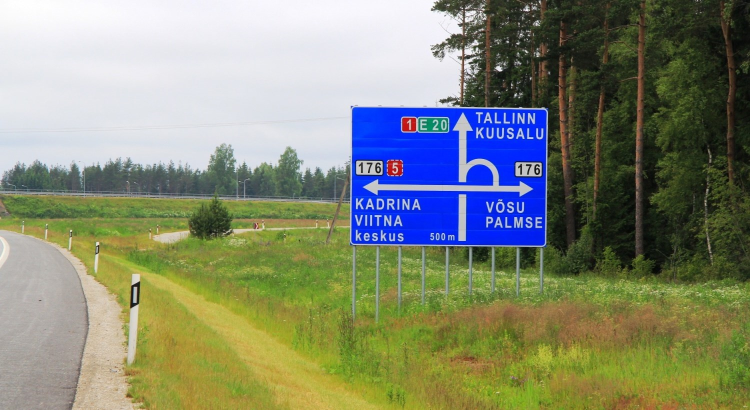
#> input picture bottom_up_saliency/IK_model/source/sign.jpg, 1500 x 820 px (shown at 1/2 size); its folder holds 3 pictures in this run
$ python saliency.py
#> lines starting #> are read from the running program, lines starting #| are printed output that depends on the picture
### bottom_up_saliency/IK_model/utils.py
import cv2
import math
import numpy as np
from typing import Sequence, Dict, Tuple

def scale(image: np.ndarray) -> np.ndarray :
    return scale_with_max(image, 255.0)

def scale_with_max(image: np.ndarray, max_val: float) -> np.ndarray :
    min_ = image.min()
    max_ = image.max()
    K = max_val / (max_ - min_)
    return K * (image - min_)

def load_image_into_shape(img: np.ndarray, width: int, height: int) -> np.ndarray :
    return cv2.resize(img, (width, height))

def extract_RGBY_from_image(color_image: np.ndarray) -> Tuple[np.ndarray, np.ndarray, np.ndarray, np.ndarray] :
    b, g, r = color_image[:, :, 0], color_image[:, :, 1], color_image[:, :, 2]

    R = r - (g + b) / 2
    G = g - (r + b) / 2
    B = b - (r + g) / 2
    Y = (r + g) / 2 - np.abs(r - g) / 2 - b

    R[R < 0] = 0
    G[G < 0] = 0
    B[B < 0] = 0
    Y[Y < 0] = 0

    return R, G, B, Y

def extract_orientations_from_image(img: np.ndarray) -> Tuple[np.ndarray, np.ndarray, np.ndarray, np.ndarray] :
    sobel_x = cv2.Sobel(img, -1, 1, 0, ksize=3)
    sobel_y = cv2.Sobel(img, -1, 0, 1, ksize=3)

    # [0, 45, 90, 135]
    th0 = sobel_x * np.cos(np.pi * 0.00) + sobel_y * np.sin(np.pi * 0.00)
    th1 = sobel_x * np.cos(np.pi * 0.25) + sobel_y * np.sin(np.pi * 0.25)
    th2 = sobel_x * np.cos(np.pi * 0.50) + sobel_y * np.sin(np.pi * 0.50)
    th3 = sobel_x * np.cos(np.pi * 0.75) + sobel_y * np.sin(np.pi * 0.75)

    return np.abs(th0), np.abs(th1), np.abs(th2), np.abs(th3)

def pyramid_dictionary(img: np.ndarray, n:int) -> Dict[int, np.ndarray] :
    d = {}
    for i in range(n):
        d[i] = img if i == 0 else cv2.pyrDown(d[i-1])
    return d

def vizualize_gaussian_pyramid(img: np.ndarray, n: int) -> np.ndarray :
    height, width = img.shape
    pyramid = np.zeros((math.ceil(height * 1.5), width), dtype=np.float32)

    d = pyramid_dictionary(img, n)

    w, h = 0, 0
    for i in range(n):
        img = d[i]
        h1, w1 = img.shape
        print("level: {}, shape: {}".format(i, img.shape))
        pyramid[h:h+h1, w:w+w1] = img
        w += w1
        if (i == 0):
            w, h = 0, h1
    return pyramid

def interpolate_img(img: np.ndarray, width: int, height: int) -> np.ndarray :
    return cv2.resize(img, (width, height), interpolation=cv2.INTER_LINEAR)

# interpolation to the finer scale and point-by-point subtraction
def across_scale_difference(pyramid: Dict[int, np.ndarray], finer_scale: int, coarse_scale: int) -> np.ndarray :
    height, width = pyramid[finer_scale].shape
    interpolated_img = interpolate_img(pyramid[coarse_scale], width, height)
    return np.abs(interpolated_img - pyramid[finer_scale])

# all feature maps are interpolated to (width, height) and point-by-point addition is done
def across_scale_addition(pyramid: Dict[Tuple[int, int], np.ndarray], width: int, height: int) -> np.ndarray :
    result = np.zeros((height, width), dtype=np.float32)
    for key in pyramid:
        interpolated_image = interpolate_img(pyramid[key], width, height)
        interpolated_image = scale_with_max(interpolated_image, 1.0)
        result += normalization_operator_new(interpolated_image)
    return result

# The more unique the global maximum is, the more it will be
# [5 lines left out: function normalization_operator_old, not called in this run]

# DoG is used for excitation of salient regions and suppressing non-salient ones
def excitation_suppression(M: np.ndarray, sigma_1: float, sigma_2: float) -> np.ndarray :
    c_ex = 0.5
    c_inh = 1.5
    g1 = cv2.GaussianBlur(M, (0, 0), sigmaX=sigma_1)
    g2 = cv2.GaussianBlur(M, (0, 0), sigmaX=sigma_2)
    DoG = c_ex**2 * g1 - c_inh**2 * g2
    M = M + DoG
    M[M < 0] = 0
    return M

# subtract result of DoG 10 times from img
def normalization_operator_new(img: np.ndarray) -> np.ndarray :
    M = img
    _, width = img.shape
    sigma_1 = 0.02 * width
    sigma_2 = 0.25 * width
    num_of_iterations = 10

    for _ in range(num_of_iterations):
        M = excitation_suppression(M, sigma_1, sigma_2)

    return M

# c x d amount of difference maps
def center_surround_differences_dictionary(pyramid: Dict[int, np.ndarray], center_layers: Sequence[int], deltas: Sequence[int]) -> Dict[Tuple[int, int], np.ndarray] :
    result = {}
    for c in center_layers:
        for d in deltas:
            s = c + d
            result[(c, s)] = across_scale_difference(pyramid, c, s)
    return result

# two pyramids involved in center surround difference dictionary
def center_surround_differences_dictionary_2(pyramid_1: Dict[int, np.ndarray], pyramid_2: Dict[int, np.ndarray], center_layers: Sequence[int], deltas: Sequence[int]) -> Dict[Tuple[int, int], np.ndarray] :
    result = {}
    for c in center_layers:
        height, width = pyramid_1[c].shape
        for d in deltas:
            s = c + d
            finer_image, coarser_image = pyramid_1[c] - pyramid_2[c], pyramid_2[s] - pyramid_1[s]
            interpolated_img = interpolate_img(coarser_image, width, height)
            result[(c, s)] = np.abs(finer_image - interpolated_img)
    return result


### bottom_up_saliency/IK_model/saliency.py
import cv2
import numpy as np
import utils

def test_pyramid_image(img: np.ndarray, out_file: str, n: int):
    pyramid = utils.vizualize_gaussian_pyramid(img, n)
    pyramid = cv2.normalize(pyramid,None,0,255,cv2.NORM_MINMAX).astype('uint8')
    cv2.imwrite(out_file, pyramid)

def test_image_interpolation(img: np.ndarray, out_file: str):
    height, width = shape
    d = utils.pyramid_dictionary(img, 8)
    img = utils.interpolate_img(d[5], width, height)
    cv2.imwrite(out_file, img)

def test_across_scale_difference(img: np.ndarray, out_file: str, finer_scale: int, coarse_scale: int):
    pyramid = utils.pyramid_dictionary(img, 8)
    difference = utils.across_scale_difference(pyramid, finer_scale, coarse_scale)
    difference = utils.scale(difference)

    cv2.imwrite(out_file, difference)

def test_surround_differences_dictionary_1(img: np.ndarray, out_file: str):
    pyramid = utils.pyramid_dictionary(img, 8)
    c = [1, 2, 3]
    d = [2, 3]

    result = utils.center_surround_differences_dictionary(pyramid, c, d)
    for key in result:
        c, d = key
        out = cv2.normalize(result[key],None,0,255,cv2.NORM_MINMAX).astype('uint8')
        cv2.imwrite('{}_{}_{}.jpg'.format(out_file, c, d), out)

def test_surround_differences_dictionary_2(img_1: np.ndarray, img_2: np.ndarray, out_file: str):
    pyramid_1 = utils.pyramid_dictionary(img_1, 8)
    pyramid_2 = utils.pyramid_dictionary(img_2, 8)
    c = [1, 2, 3]
    d = [2, 3]

    result = utils.center_surround_differences_dictionary_2(pyramid_1, pyramid_2, c, d)
    for key in result:
        c, d = key
        out = cv2.normalize(result[key],None,0,255,cv2.NORM_MINMAX).astype('uint8')
        cv2.imwrite('{}_{}_{}.jpg'.format(out_file, c, d), out)

def test_across_scale_addition_I(intensity_img: np.ndarray, out_file: str):
    pyramid = utils.pyramid_dictionary(intensity_img, 8)
    c = [1, 2, 3]
    d = [2, 3]

    height, width = pyramid[3].shape
    dictionary = utils.center_surround_differences_dictionary(pyramid, c, d)

    result = utils.across_scale_addition(dictionary, width, height)
    image = cv2.normalize(result,None,0,255,cv2.NORM_MINMAX).astype('uint8')
    cv2.imwrite(out_file, image)
    return result

def test_across_scale_addition_C(img_r: np.ndarray, img_g: np.ndarray, img_b: np.ndarray, img_y: np.ndarray, out_file: str):
    pyramid_r = utils.pyramid_dictionary(img_r, 8)
    pyramid_g = utils.pyramid_dictionary(img_g, 8)
    pyramid_b = utils.pyramid_dictionary(img_b, 8)
    pyramid_y = utils.pyramid_dictionary(img_y, 8)

    height, width = pyramid_r[3].shape
    c = [1, 2, 3]
    d = [2, 3]

    dictionary_rg = utils.center_surround_differences_dictionary_2(pyramid_r, pyramid_g, c, d)
    dictionary_by = utils.center_surround_differences_dictionary_2(pyramid_b, pyramid_y, c, d)

    dictionary_rg = dict(((c, d, 'rg'), value) for ((c, d), value) in dictionary_rg.items())
    dictionary_by = dict(((c, d, 'by'), value) for ((c, d), value) in dictionary_by.items())
    dictionary_rg.update(dictionary_by)

    result = utils.across_scale_addition(dictionary_rg, width, height)
    image = cv2.normalize(result,None,0,255,cv2.NORM_MINMAX).astype('uint8')
    cv2.imwrite(out_file, image)
    return result


def test_across_scale_addition_O(img_o1: np.ndarray, img_o2: np.ndarray, img_o3: np.ndarray, img_o4: np.ndarray, out_file: str):
    pyramid_o1 = utils.pyramid_dictionary(img_o1, 8)
    pyramid_o2 = utils.pyramid_dictionary(img_o2, 8)
    pyramid_o3 = utils.pyramid_dictionary(img_o3, 8)
    pyramid_o4 = utils.pyramid_dictionary(img_o4, 8)

    height, width = pyramid_o1[3].shape
    c = [1, 2, 3]
    d = [2, 3]

    dictionary_o1 = utils.center_surround_differences_dictionary(pyramid_o1, c, d)
    dictionary_o2 = utils.center_surround_differences_dictionary(pyramid_o2, c, d)
    dictionary_o3 = utils.center_surround_differences_dictionary(pyramid_o3, c, d)
    dictionary_o4 = utils.center_surround_differences_dictionary(pyramid_o4, c, d)

    dictionary_o1 = dict(((c, d, 'o1'), value) for ((c, d), value) in dictionary_o1.items())
    dictionary_o2 = dict(((c, d, 'o2'), value) for ((c, d), value) in dictionary_o2.items())
    dictionary_o3 = dict(((c, d, 'o3'), value) for ((c, d), value) in dictionary_o3.items())
    dictionary_o4 = dict(((c, d, 'o4'), value) for ((c, d), value) in dictionary_o4.items())

    dictionary_o1.update(dictionary_o2)
    dictionary_o1.update(dictionary_o3)
    dictionary_o1.update(dictionary_o4)

    result = utils.across_scale_addition(dictionary_o1, width, height)
    image = cv2.normalize(result,None,0,255,cv2.NORM_MINMAX).astype('uint8')
    cv2.imwrite(out_file, image)
    return result

def test_saliency_map(intensity: np.ndarray, color: np.ndarray, orientation: np.ndarray, out_file: str):
    # scale to [0..1]
    intensity = utils.scale_with_max(intensity, 1.0)
    color = utils.scale_with_max(color, 1.0)
    orientation = utils.scale_with_max(orientation, 1.0)

    # apply DoG
    intensity = utils.normalization_operator_new(intensity)
    color = utils.normalization_operator_new(color)
    orientation = utils.normalization_operator_new(orientation)
    result = (intensity + color + orientation) / 3

    result = cv2.normalize(result,None,0,255,cv2.NORM_MINMAX).astype('uint8')
    cv2.imwrite(out_file, result)

if __name__ == '__main__':
    filename = 'sign'
    shape = 480, 640
    height, width = shape

    # Intensity
    I = cv2.imread('source/{}.jpg'.format(filename), cv2.IMREAD_GRAYSCALE)
#> I: shape (820, 1500); min 3, max 255, mean 133.3
    I = utils.load_image_into_shape(I, width, height)

    I = I / 255.0
#> I: shape (480, 640) float64

    # Color
    color_image = cv2.imread('source/{}.jpg'.format(filename), cv2.IMREAD_COLOR)
#> color_image is the input picture: shape (820, 1500, 3); mean B, G, R 116.4, 137.4, 131.6
    color_image = utils.load_image_into_shape(color_image, width, height)
    R, G, B, Y = utils.extract_RGBY_from_image(color_image)
#> in extract_RGBY_from_image, `Y = (r + g) / 2 - np.abs(r - g) / 2 - b`:
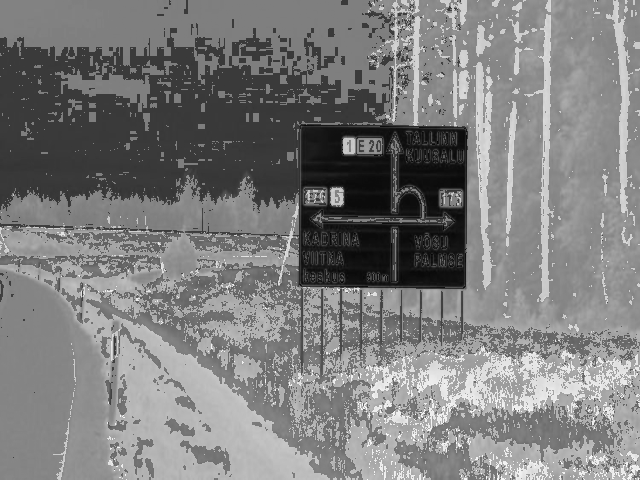
#> Y: shape (480, 640) float64; min -368, max 101, mean -135.7; drawn with min black and max white
#> in extract_RGBY_from_image, `R[R < 0] = 0`:
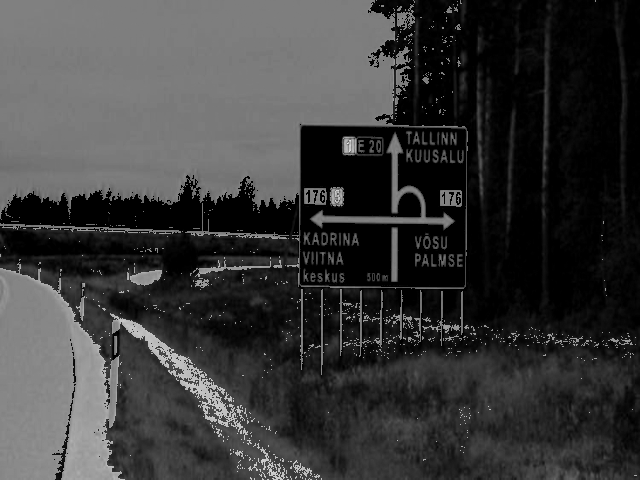
#> R: shape (480, 640) float64; min 0, max 241.5, mean 57.9
#> in extract_RGBY_from_image, `G[G < 0] = 0`:
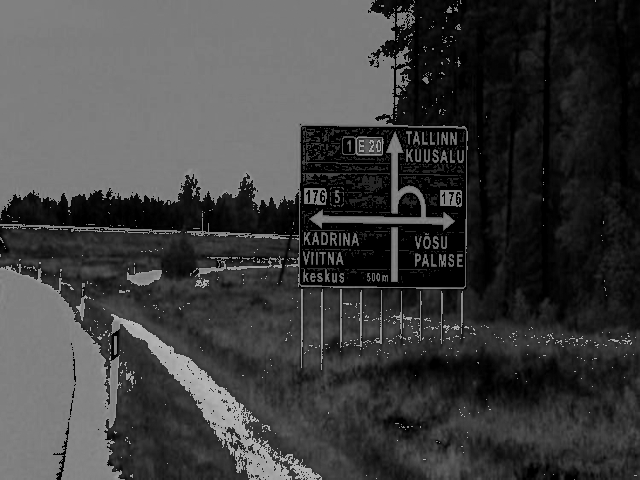
#> G: shape (480, 640) float64; min 0, max 193, mean 63.6

    R = R / 255.0
    G = G / 255.0
    B = B / 255.0
    Y = Y / 255.0

    # Orientation
    O1, O2, O3, O4 = utils.extract_orientations_from_image(I)
#> in extract_orientations_from_image, `th3 = sobel_x * np.cos(np.pi * 0.75) + sobel_y * np.sin(np.pi * 0.75)`:
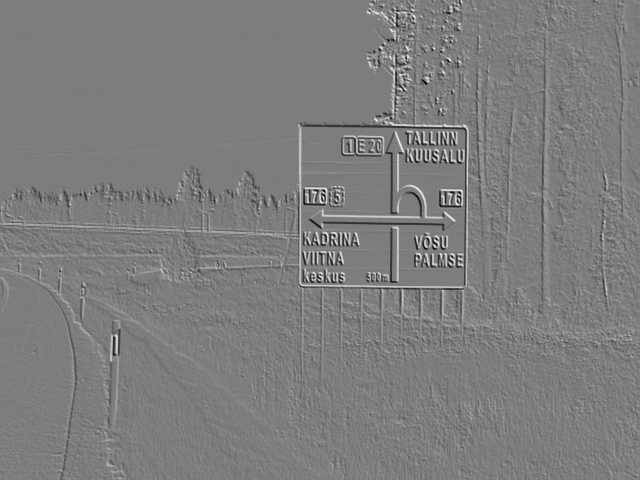
#> th3: shape (480, 640) float64; min -2.68, max 2.76, mean 0.00368; drawn with min black and max white
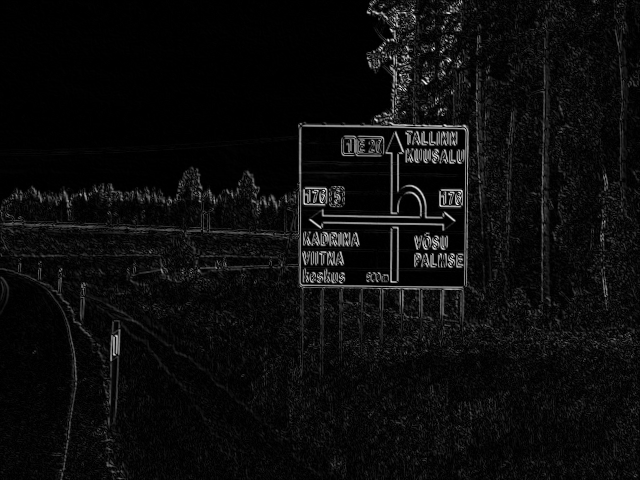
#> O4: shape (480, 640) float64; min 0, max 2.76, mean 0.141; drawn with min black and max white

    O1 = utils.scale_with_max(O1, 1.0)
#> in scale_with_max, `min_ = image.min()`: min_ = 0
#> in scale_with_max, `max_ = image.max()`: max_ = 2.75
#> in scale_with_max, `K = max_val / (max_ - min_)`: K = 0.364
    O2 = utils.scale_with_max(O2, 1.0)
    O3 = utils.scale_with_max(O3, 1.0)
    O4 = utils.scale_with_max(O4, 1.0)

    # Generating pyramids
    test_pyramid_image(I, 'pyramids/pyramid_i.jpg', 8)
#> after the loop in pyramid_dictionary, `for i in range(n):`: d = 8 items
#> after the loop in vizualize_gaussian_pyramid, `for i in range(n):`:
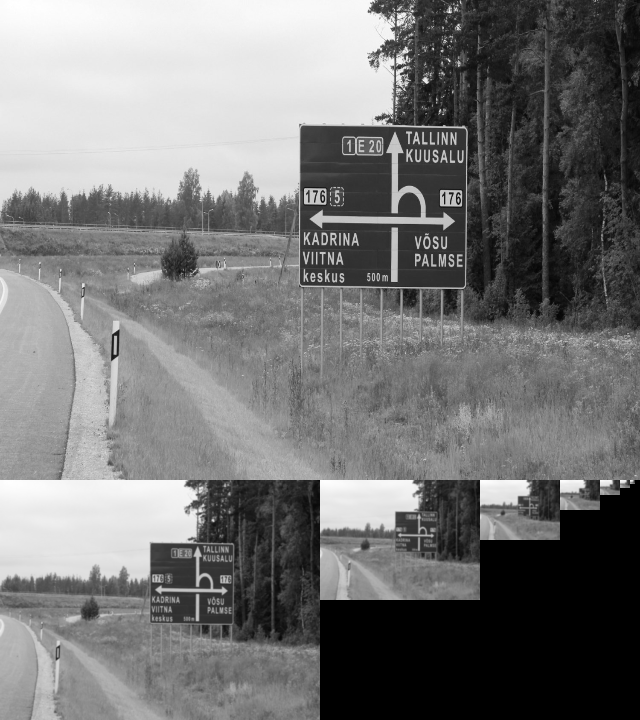
#> pyramid: shape (720, 640) float32; min 0, max 1, mean 0.464
    test_pyramid_image(R, 'pyramids/pyramid_r.jpg', 8)
    test_pyramid_image(G, 'pyramids/pyramid_g.jpg', 8)
    test_pyramid_image(B, 'pyramids/pyramid_b.jpg', 8)
#> call 4 of vizualize_gaussian_pyramid, with n = 8
#> after the loop in vizualize_gaussian_pyramid (call 4), `for i in range(n):`:
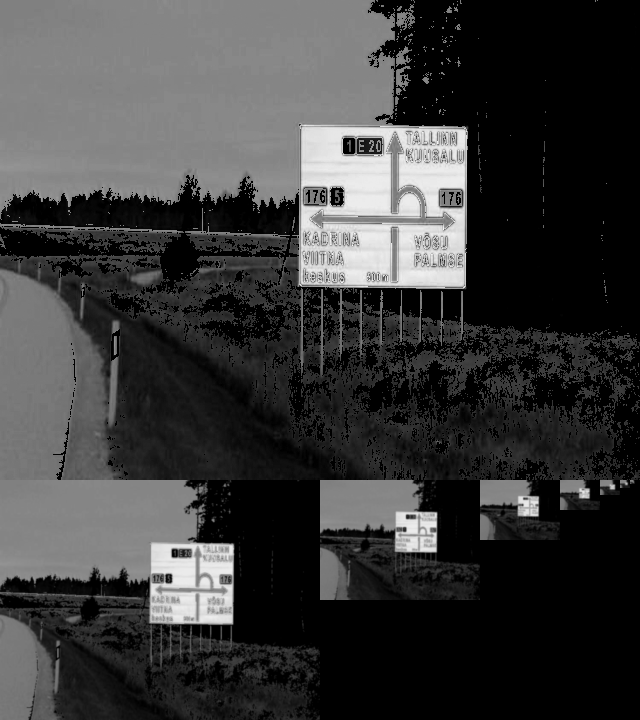
#> pyramid: shape (720, 640) float32; min 0, max 0.996, mean 0.23
    test_pyramid_image(Y, 'pyramids/pyramid_y.jpg', 8)
    test_pyramid_image(O1,'pyramids/pyramid_o_1.jpg', 8)
    test_pyramid_image(O2,'pyramids/pyramid_o_2.jpg', 8)
    test_pyramid_image(O3,'pyramids/pyramid_o_3.jpg', 8)
    test_pyramid_image(O4,'pyramids/pyramid_o_4.jpg', 8)

    # Generating feature maps (6 + 12 + 24)
    test_surround_differences_dictionary_1(I, 'features/intensity/feature_map_i')       # 6 maps
#> the loop in center_surround_differences_dictionary, `for c in center_layers:` made 3 passes
#> after the loop in center_surround_differences_dictionary, `for c in center_layers:`: result = 6 items
#> the loop in test_surround_differences_dictionary_1, `for key in result:` made 6 passes
#> (c, d) on passes 1 to 6: (1, 3), (1, 4), (2, 4), (2, 5), (3, 5), (3, 6)
    test_surround_differences_dictionary_2(R, G, 'features/color/feature_map_rg')       # 6 maps
#> in test_surround_differences_dictionary_2, `pyramid_1 = utils.pyramid_dictionary(img_1, 8)`: pyramid_1 = 8 items
#> the loop in center_surround_differences_dictionary_2, `for c in center_layers:` made 3 passes
#> after the loop in center_surround_differences_dictionary_2, `for c in center_layers:`: result = 6 items
#> the loop in test_surround_differences_dictionary_2, `for key in result:` made 6 passes
    test_surround_differences_dictionary_2(B, Y, 'features/color/feature_map_by')       # 6 maps
#> the loop in center_surround_differences_dictionary_2 (call 2), `for c in center_layers:` made 3 passes
#> the loop in test_surround_differences_dictionary_2 (call 2), `for key in result:` made 6 passes
    test_surround_differences_dictionary_1(O1, 'features/orientation/feature_map_o1')   # 6 maps
#> the loop in center_surround_differences_dictionary (call 2), `for c in center_layers:` made 3 passes
#> the loop in test_surround_differences_dictionary_1 (call 2), `for key in result:` made 6 passes
    test_surround_differences_dictionary_1(O2, 'features/orientation/feature_map_o2')   # 6 maps
    test_surround_differences_dictionary_1(O3, 'features/orientation/feature_map_o3')   # 6 maps
    test_surround_differences_dictionary_1(O4, 'features/orientation/feature_map_o4')   # 6 maps

    # Generating conspicuity maps (3 maps -> I, O, C)
    I_ = test_across_scale_addition_I(I, 'conspicuity_maps/intensity.jpg')
#> in test_across_scale_addition_I, `pyramid = utils.pyramid_dictionary(intensity_img, 8)`: pyramid = 8 items
#> in test_across_scale_addition_I, `dictionary = utils.center_surround_differences_dictionary(pyramid, c, d)`: dictionary = 6 items
#> the loop in across_scale_addition, `for key in pyramid:` made 6 passes
#> (key, min_ in scale_with_max, max_ in scale_with_max, K in scale_with_max) on passes 1 to 6: ((1, 3), 0.000166, 0.43, 2.33), ((1, 4), 0.000239, 0.485, 2.06), ((2, 4), 9.38e-05, 0.42, 2.38), ((2, 5), 0.000278, 0.52, 1.92), ((3, 5), 5.51e-06, 0.48, 2.08), ((3, 6), 7.99e-06, 0.525, 1.9)
    C_ = test_across_scale_addition_C(R, G, B, Y, 'conspicuity_maps/color.jpg')
#> in test_across_scale_addition_C, `pyramid_r = utils.pyramid_dictionary(img_r, 8)`: pyramid_r = 8 items
#> in test_across_scale_addition_C, `dictionary_rg = utils.center_surround_differences_dictionary_2(pyramid..`: dictionary_rg = 6 items
#> the loop in across_scale_addition (call 2), `for key in pyramid:` made 12 passes
#> (key, min_ in scale_with_max, max_ in scale_with_max, K in scale_with_max) on passes 1 to 4: ((1, 3, 'rg'), 0, 0.861, 1.16), ((1, 4, 'rg'), 3.16e-08, 0.634, 1.58), ((2, 4, 'rg'), 3.16e-08, 0.501, 2), ((2, 5, 'rg'), 2.88e-05, 0.448, 2.23)
    O_ = test_across_scale_addition_O(O1, O2, O3, O4, 'conspicuity_maps/orientation.jpg')

    # Generating saliency map
    test_saliency_map(I_, C_, O_, 'output/saliency_{}.jpg'.format(filename))
